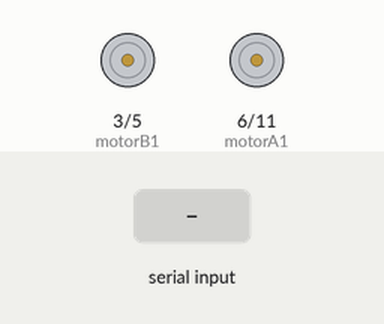
A sketch run on a simulated Arduino Uno, built with avr-gcc and run on an emulated ATmega328P. Parts: motor-driver pin pairs drawn as motors (green arrow = first pin HIGH = forward, orange = second pin HIGH = backward, longer = more drive). The inputs (shaded band) are chosen by the test bench. What the sketch prints to the serial monitor is not drawn.

Above: at 1.2 s.
1.3 s: "L90\n" received over Serial
At 4.2 s:
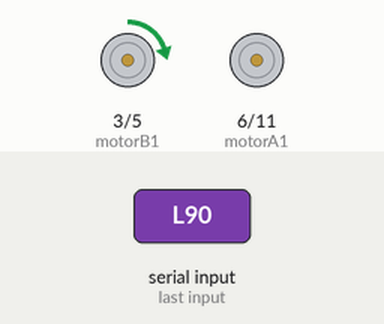
4.3 s: "R90\n" received over Serial
At 7.2 s:
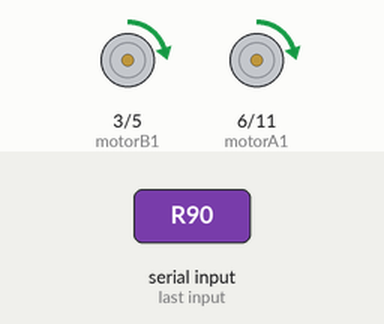
7.3 s: "L\n" received over Serial
At 10.2 s:
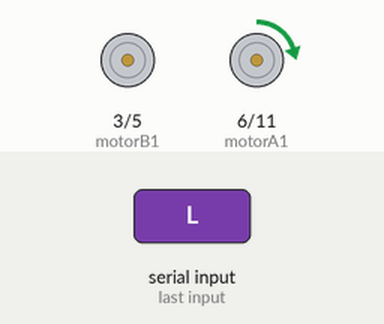
10.3 s: "L,45\n" received over Serial
At 13.2 s:
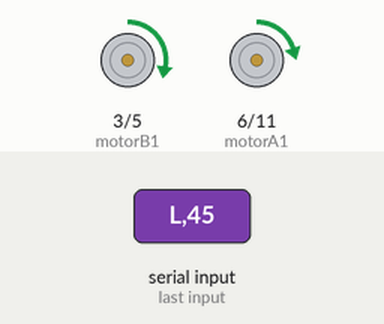
Timing chart, 0 to 14.3 s (numbered marks = the images above; inputs shaded):
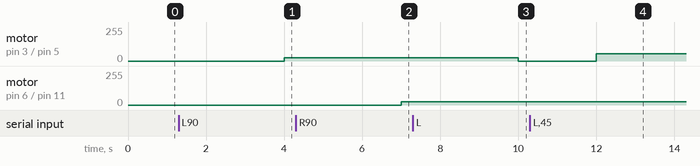

Measured:
- after the input at 1.3 s, motor on pin 3 (motorB1) / pin 5 (motorB2): stopped → forward 24/255 after 2.7 s
- after the input at 4.3 s, motor on pin 6 (motorA1) / pin 11 (motorA2): stopped → forward 24/255 after 2.7 s
- after the input at 7.3 s, motor on pin 3 (motorB1) / pin 5 (motorB2): forward 24/255 → stopped after 2.7 s
- after the input at 10.3 s, motor on pin 3 (motorB1) / pin 5 (motorB2): stopped → forward 54/255 after 1.7 s

The sketch:

Serial.ino
```cpp
int motorA1 = 6;
int motorA2 = 11;
int motorB1 = 3;
int motorB2 = 5;

String Speed;
char  LorR;
int  i, s;

byte DataToRead[6];

void setup() {
  // put your setup code here, to run once:
  Serial.begin(9600);

  pinMode(motorA1, OUTPUT);
  pinMode(motorA2, OUTPUT);
  pinMode(motorB1, OUTPUT);
  pinMode(motorB2, OUTPUT);
  analogWrite(motorA2, 0);
  analogWrite(motorB2, 0);
  analogWrite(motorA1, 0);
  analogWrite(motorB1, 0);
}

void loop() {
  DataToRead[5] = '\n';
  Serial.readBytesUntil(char(13), DataToRead, 5);

/* For Debugging, send string to RPi */
  for (i = 0; i < 6; i++) {
    Serial.write(DataToRead[i]);
    if (DataToRead[i] == '\n') break;
  }
/* End of Debugging */

  LorR = DataToRead[0];
  Speed = "";
  for (i = 1; (DataToRead[i] != '\n') && (i < 6); i++) {
    Speed += DataToRead[i];
  }
  s = Speed.toInt();
  if (LorR == 'L') {
    analogWrite(motorB1, s * 190);
  }
  else if (LorR == 'R') {
    analogWrite(motorA1, s * 190);
  }
  delay(2000);
}
```
